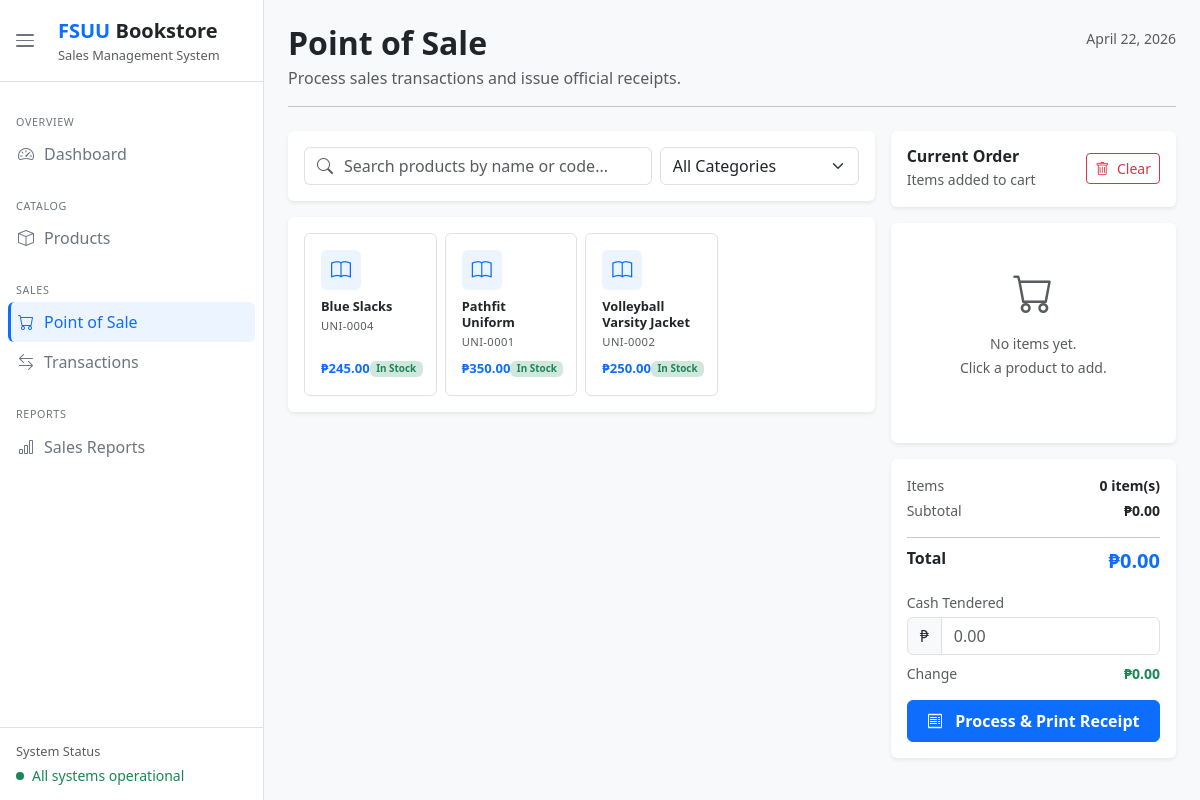
The app's page /point-of-sale/, older data.
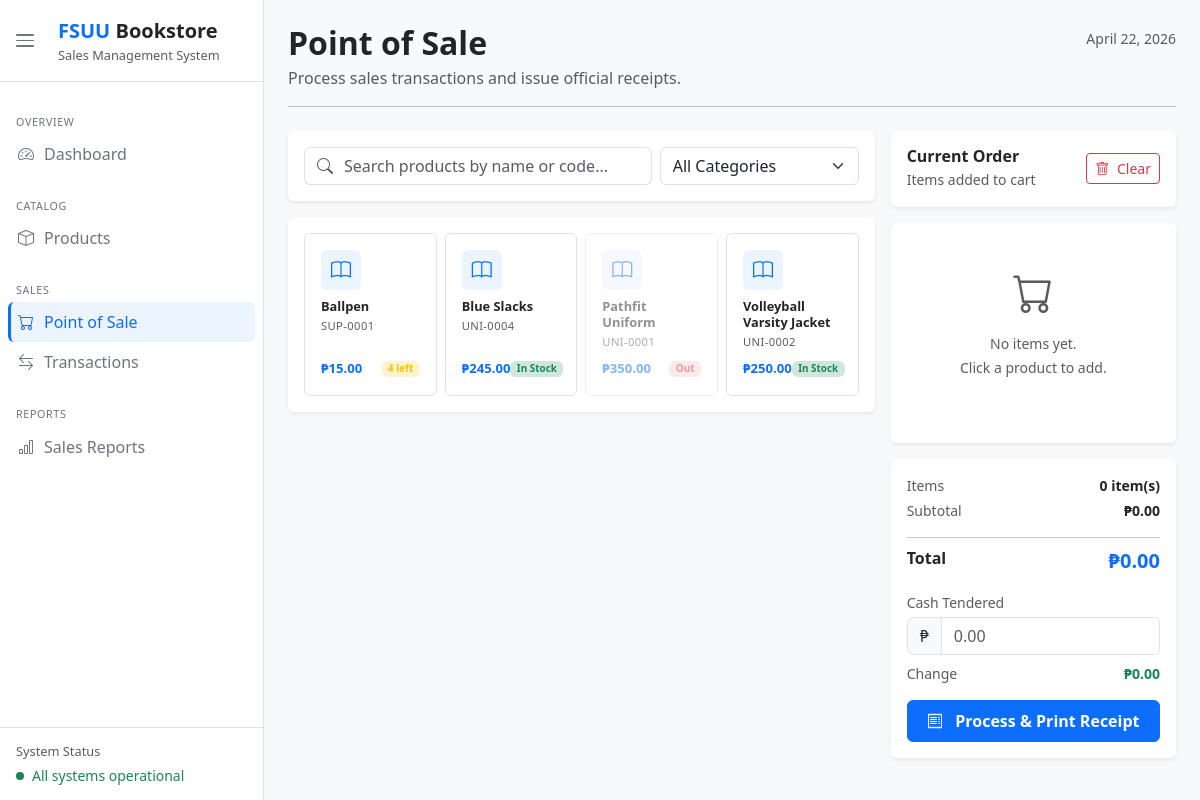
The same page, newer data.
### dashboard/models.py (models this page shows, shortened)
class Product(models.Model):
    product_id        = models.AutoField(primary_key=True)
    product_name      = models.CharField(max_length=100)
    price             = models.DecimalField(max_digits=10, decimal_places=2)
    category          = models.ForeignKey(Category, on_delete=models.SET_NULL, null=True)
    stock_quantity    = models.IntegerField()
    product_code      = models.CharField(max_length=20, unique=True, blank=True)  # auto-generated
    restock_threshold = models.PositiveIntegerField(default=5)
    is_active         = models.BooleanField(default=True)
    created_at        = models.DateTimeField(auto_now_add=True)

### dashboard/views.py (the view)
# urls.py: path('point-of-sale/',            views.point_of_sale,  name='pos'),
def point_of_sale(request):
    products   = Product.objects.filter(is_active=True).select_related('category').order_by('product_name')
    categories = Category.objects.all()
    today      = timezone.now().date().strftime('%B %d, %Y')
    context = {
        'page_title': 'Point of Sale',
        'products':   products,
        'categories': categories,
        'today':      today,
    }
    return render(request, 'dashboard/pos.html', context)

### dashboard/templates/dashboard/pos.html (shortened to what the changed rows need)
{% extends "dashboard/index.html" %}
{% load static %}
{% block content %}
<div class="row g-3">
    <div class="col-8 d-flex flex-column gap-3">
        <div class="card border-0 shadow-sm p-3">
            <div class="row g-2" id="product-grid">
                {% for product in products %}
                <div class="col-3 product-item"
                    data-name="{{ product.product_name|lower }}"
                    data-code="{{ product.product_code|lower }}"
                    data-category="{{ product.category_id }}">
                    <div class="card border h-100 product-card {% if product.stock_quantity == 0 %}opacity-50 pe-none{% endif %}"
                        data-id="{{ product.product_id }}"
                        data-name="{{ product.product_name|escapejs }}"
                        data-price="{{ product.price }}"
                        data-stock="{{ product.stock_quantity }}">
                        <div class="card-body p-3 d-flex flex-column gap-1">
                            <div class="rounded d-flex align-items-center justify-content-center mb-1"
                                style="width:40px; height:40px; background-color:rgba(13,110,253,0.08); color:#0d6efd;">
                                <i class="bi bi-book fs-5"></i>
                            </div>
                            <small class="fw-semibold lh-sm" style="font-size:0.8rem;">{{ product.product_name }}</small>
                            <small class="text-muted" style="font-size:0.7rem; letter-spacing:0.4px;">{{ product.product_code }}</small>
                            <div class="d-flex align-items-center justify-content-between mt-auto pt-1">
                                <span class="fw-bold text-primary" style="font-size:0.82rem;">&#8369;{{ product.price|floatformat:2 }}</span>
                                {% if product.stock_quantity == 0 %}
                                    <span class="badge bg-danger-subtle text-danger" style="font-size:0.62rem;">Out</span>
                                {% elif product.stock_quantity <= product.restock_threshold %}
                                    <span class="badge bg-warning-subtle text-warning" style="font-size:0.62rem;">{{ product.stock_quantity }} left</span>
                                {% else %}
                                    <span class="badge bg-success-subtle text-success" style="font-size:0.62rem;">In Stock</span>
                                {% endif %}
                            </div>
                        </div>
                    </div>
                </div>
                {% empty %}
                <div class="col-12 text-center text-muted py-5">
                    <i class="bi bi-box fs-1 d-block mb-2"></i>
                    No active products found.
                </div>
                {% endfor %}
            </div>
        </div>
    </div>
</div>
{% endblock %}

Row changes from the older to the newer data that the page shows:
added Product: product_name "Ballpen", product_code "SUP-0001", price "15.00", stock_quantity "4"
changed Product "Pathfit Uniform": stock_quantity "In Stock" → "Out"
